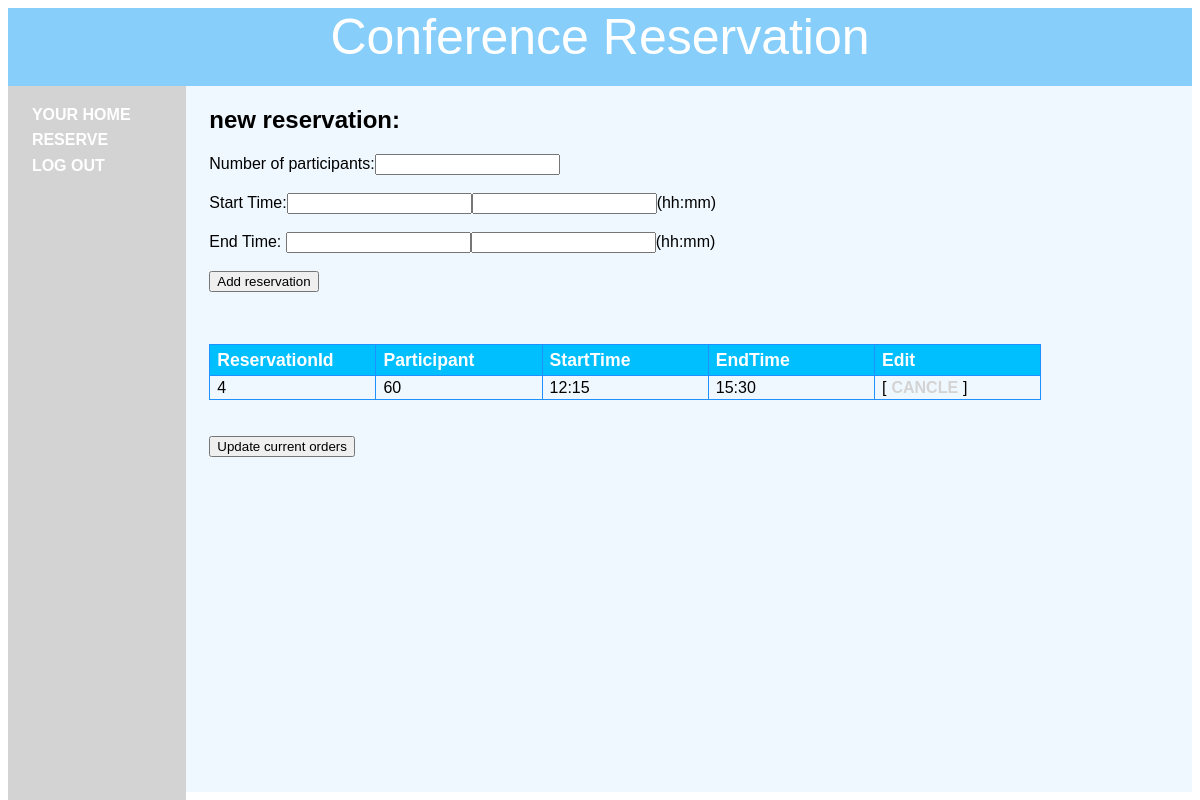
/reserve.php (signed in), run on the app's committed database.
### tables this page shows
CREATE TABLE IF NOT EXISTS `orders` (
`reservid` int(10) unsigned NOT NULL,
  `user` varchar(16) DEFAULT NULL,
  `participant` int(11) DEFAULT NULL,
  `starttime` varchar(10) DEFAULT NULL,
  `endtime` varchar(10) DEFAULT NULL,
  `sth` int(11) DEFAULT NULL,
  `stm` int(11) DEFAULT NULL,
  `eth` int(11) DEFAULT NULL,
  `etm` int(11) DEFAULT NULL
);

### function.php (called while the page is built, shortened)
<?php
$dbhost  = '127.0.0.1';
$dbname  = 'conference';
$dbuser  = 'cheng';
$dbpass  = '1234567';
$conn = mysqli_connect($dbhost, $dbuser, $dbpass,$dbname);
function queryMysql($query)
{
	global $conn;
	$result = mysqli_query($conn, $query);
	return $result;
}

### reserve.php (the view, shortened to what this page needs)
<?php
include_once 'header.php';
$user = $_SESSION['user'];
echo <<<_END
	<form method='post' action='reserve.php?'>
	<h2>new reservation:</h2>
	Number of participants:<input type='txt' name="participant">
	<br /><br />
	Start Time:<input type='text' name='stimeh'/><input type='text' name='stimem'/>(hh:mm)<br /><br />
	End Time:  <input type='text' name='etimeh'/><input type='text' name='etimem'/>(hh:mm)<br /><br />
	<input type='submit' value='Add reservation' />
	</form>
_END;
	echo "<br /><br />";
	$result = queryMysql("SELECT * FROM orders WHERE user='$user'");
	echo "<table style='border-collapse:collapse;'>
			<tr>
				<th>ReservationId</th>
				<th>Participant</th>
				<th>StartTime</th>
				<th>EndTime</th>
				<th>Edit</th>
			</tr>";
	$n = 0;
	$ris = mysqli_fetch_array($result);
	while($ris != NULL)
	{
		if($n%2 == 0){
		echo "<tr><td>";
		}else{
			echo "<tr class='alt'><td>";
		}
		$act = $ris["reservid"];
		echo($ris["reservid"]);
		echo "</td><td>";
		echo($ris["participant"]);
		echo "</td><td>";
		echo($ris["starttime"]);
		echo "</td><td>";
		echo($ris["endtime"]);
		echo "</td><td>";
		echo "[<a href='reserve.php?cancle=$act' style='color:#d3d3d3'>cancle</a>]";
		echo "</td></tr>";
	$ris = mysqli_fetch_array($result);
	$n = $n + 1;
	}
	echo "</table>";
	echo "<br /><br />";
	echo "<form method='post' action='reserve.php?update=1'>";
	echo "<input type='submit' value='Update current orders' />";
	echo "</form>";
?>

### header.php (style rules this page uses)
a:link,a:visited { font-weight:bold;color:#ffffff;text-align:center;margin:5px;text-decoration:none;text-transform:uppercase; }
td,th { width:4cm;font-size:1em;border:1px solid #1E90FF;padding:3px 7px 2px 7px; }
th { font-size:1.1em;text-align:left;padding-top:5px;padding-bottom:4px;background-color:#00BFFF;color:#ffffff }

### data on the page
orders: reservid "4", participant "60", starttime "12:15", endtime "15:30"

### other printed values
$appname "Conference Reservation"
